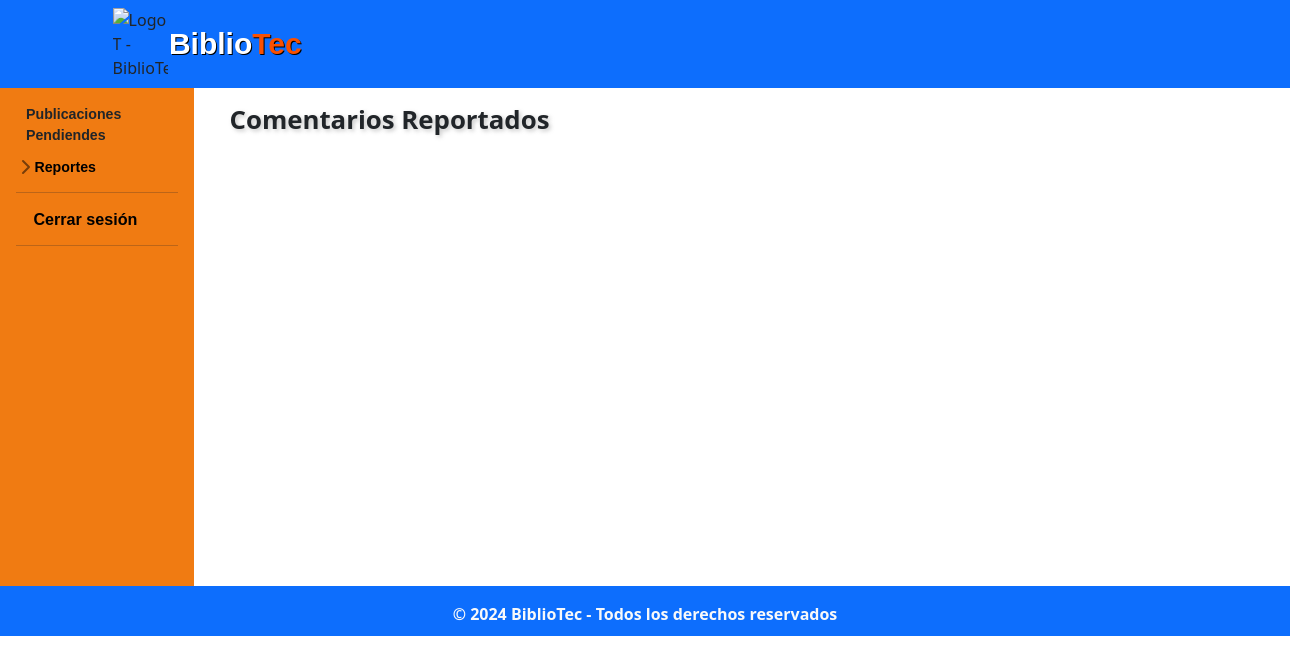
The app's page /administracion/administrador/rep_comentario_pendiente.php, older data.
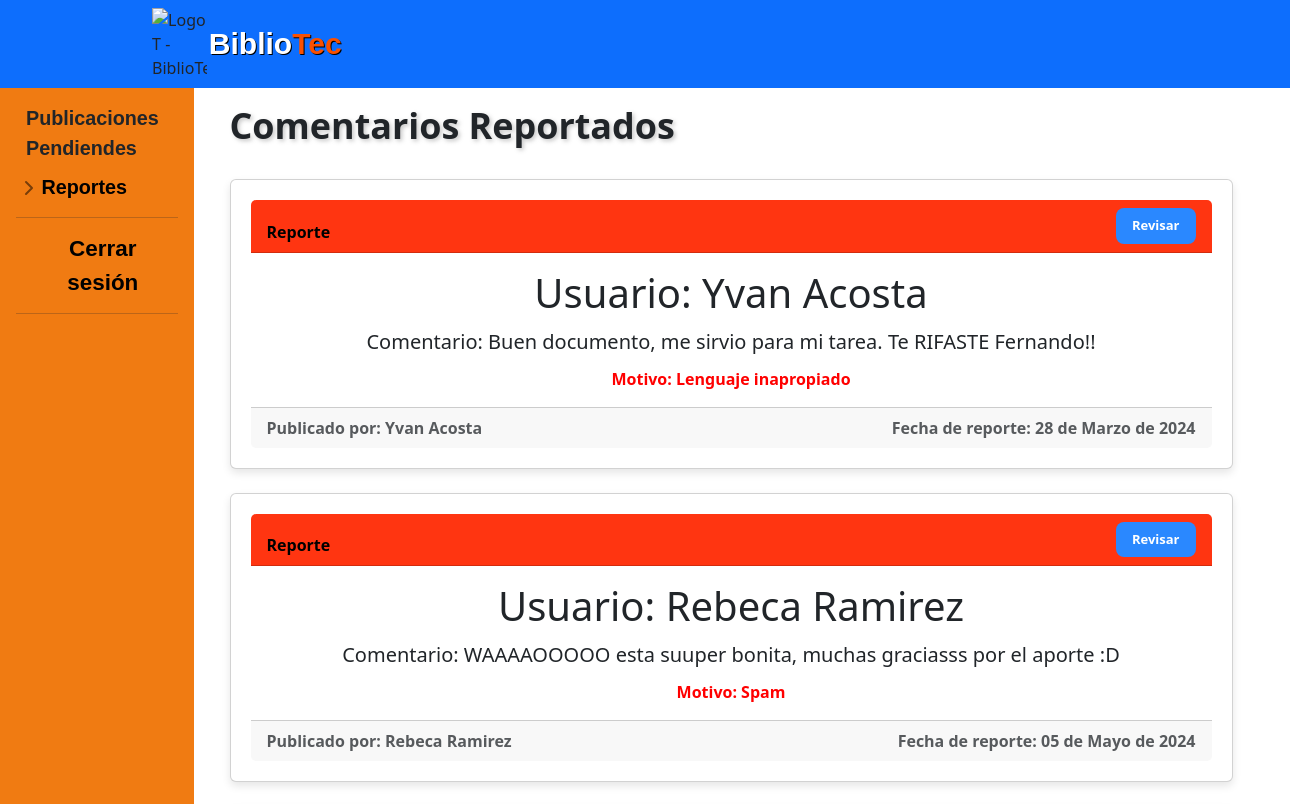
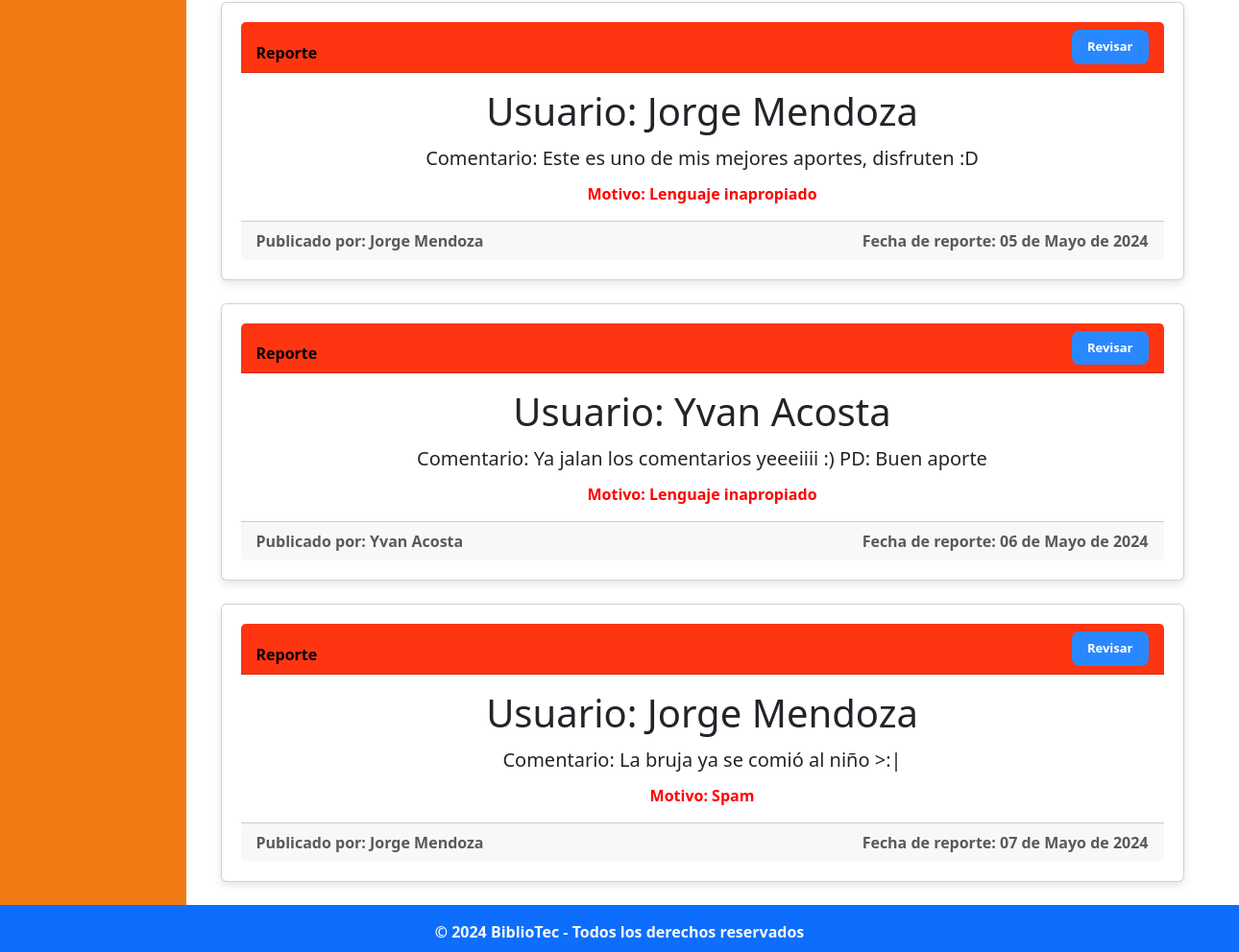
The same page, newer data (2 pictures, top to bottom).
### tables this page shows
CREATE TABLE IF NOT EXISTS `comentario` (
  `idComent` int NOT NULL AUTO_INCREMENT,
  `idPub` int NOT NULL,
  `idUsuario` int NOT NULL,
  `text_Coment` text NOT NULL,
  `fecha_Coment` date NOT NULL,
  PRIMARY KEY (`idComent`),
  KEY `fk_Comentario_Publicacion_idx` (`idPub`),
  KEY `fk_Comentario_Usuario1_idx` (`idUsuario`)
);

CREATE TABLE IF NOT EXISTS `usuario` (
  `idUsuario` int NOT NULL AUTO_INCREMENT,
  `nom_Us` varchar(50) NOT NULL,
  `apell_Us` varchar(50) NOT NULL,
  `carrera_Us` varchar(70) NOT NULL,
  `semestre_Us` varchar(50) NOT NULL,
  `correo_Us` varchar(100) NOT NULL,
  `contra_Us` varchar(60) NOT NULL,
  PRIMARY KEY (`idUsuario`),
  KEY `carrera_Us` (`carrera_Us`)
);

CREATE TABLE IF NOT EXISTS `reportecomentario` (
  `idReporteCom` int NOT NULL AUTO_INCREMENT,
  `idComent` int NOT NULL,
  `fecha_Report` date NOT NULL,
  `motivo_Report` varchar(70) NOT NULL,
  `estado_Report` tinyint NOT NULL,
  PRIMARY KEY (`idReporteCom`),
  KEY `fk_ReporteComentario_Comentario1_idx` (`idComent`)
);

### php/functions.php (called while the page is built, shortened)
<?php
class functions
{
    public static function convertirFecha($fecha)
    {
        $fecha_timestamp = strtotime($fecha);
        $hoy = strtotime('today');
        $ayer = strtotime('yesterday');
        if ($fecha_timestamp >= $hoy) {
            return 'Hoy';
        }
        elseif ($fecha_timestamp >= $ayer) {
            return 'Ayer';
        }
        else {
            $diferencia = floor((time() - $fecha_timestamp) / (60 * 60 * 24));
            if ($diferencia <= 7) {
                return "Hace $diferencia días";
            } else {
                return self::fechaCompleta($fecha);
            }
        }
    }
    private static function fechaCompleta($fecha)
    {
        $fecha = new DateTime($fecha);
        $fecha = $fecha->format('d-m-Y');
        $dateArr = explode("-", $fecha);
        $dateArr[1] = self::mes($dateArr[1]);
        $fechaN = implode(" de ", $dateArr);
        return $fechaN;
    }
    private static function mes($month)
    {
        switch ($month) {
            case '03':
                return 'Marzo';
                break;
            case '05':
                return 'Mayo';
                break;
        }
    }
}

### administracion/administrador/rep_comentario_pendiente.php (the view, shortened to what the changed rows need)
<?php
$link = include('../../php/conexion.php');
include('../../php/functions.php');
$query_rc = "SELECT * FROM 	reportecomentario WHERE estado_Report = 0 ";
$query_c = "SELECT c.*, u.nom_Us, u.apell_Us FROM comentario c
            JOIN usuario u ON c.idUsuario = u.idUsuario
            WHERE c.idComent IN (SELECT distinct idComent FROM reportecomentario WHERE estado_Report = 0 )";
$registros_rc = mysqli_query($link, $query_rc);
$registros_c = mysqli_query($link, $query_c);
?>
<!DOCTYPE html>
<html lang="es">
<head>
  <link rel="stylesheet" href="../../css/normalizar.css">
  <link rel="stylesheet" href="../../css/estilos.css">
  <link rel="stylesheet" href="../../css/hover-min.css">
  <link rel="stylesheet" href="../../css/animate.css">
  <link rel="stylesheet" href="../../css/sidebars.css">
  <link rel="stylesheet" href="https://cdnjs.cloudflare.com/ajax/libs/animate.css/4.1.1/animate.min.css" />
  <link href="https://cdn.jsdelivr.net/npm/bootstrap@5.3.3/dist/css/bootstrap.min.css" rel="stylesheet">
  <link rel="stylesheet" href="https://cdn.jsdelivr.net/npm/bootstrap-icons@1.11.3/font/bootstrap-icons.min.css">
</head>
<body>
  <div class="container-fluid">
    <div class="row" >
      <main role="main" class="col-md-9 ml-sm-auto col-lg-10 px-4">
        <div class="container mt-3">
          <h2 style="user-select: none;font-size: 2vmax;text-shadow: 2px 2px 4px rgba(114, 114, 114, 0.4);
          margin-top: 0.5vmax;"><b>Comentarios Reportados</b></h2>
          <br>
          <?php
          while ($fila = mysqli_fetch_array($registros_rc) and $fila2 = mysqli_fetch_array($registros_c)) {
          ?>
          <div class="publicacion card mb-4">
            <div class="card-header d-flex justify-content-between align-items-end" style="background-color: #FF3511; color: #000000;">
                Reporte
              <div class="col text-end align-items-end mx-auto">
                <a class="col-sm-1.5" style="background-color: #2A88FF; color: #FFFFFF; font-size: small;" name="fade" href="reporte_comentario.php?id=<?php echo $fila['idComent']; ?>"  class="btn btn-primary my-0 ">
                Revisar</a>
              </div>
            </div>
              <div class="card-body">
                <h3 class="card-title display-6"><b>Usuario: <?php echo $fila2['nom_Us']; ?>  <?php echo $fila2['apell_Us'];?></b></h3>
                <p class="card-text lead">Comentario: <?php echo ($fila2['text_Coment']); ?></p>
                <p class="card-text" style="color: red;">Motivo: <?php echo ($fila['motivo_Report']); ?></p>
              </div>
              <div class="card-footer d-flex text-muted justify-content-between align-items-end">
                <span class="card-text comment-date mb-0">Publicado por: <?php echo $fila2['nom_Us'] . " " . $fila2['apell_Us']; ?></span>
                <span class="card-text comment-date mb-0">Fecha de reporte: <?php echo functions::convertirFecha($fila['fecha_Report']); ?></span>
              </div>
          </div>
          <?php
          }
          ?>
        </div>
      </main>
    </div>
  </div>
</body>
</html>

Row changes from the older to the newer data that the page shows:
now on this page (row edited): comentario: idUsuario.nom_Us "Yvan", idUsuario.apell_Us "Acosta", text_Coment "Buen documento, me sirvio para mi tarea. Te RIFASTE Fernando!!"
added reportecomentario: motivo_Report "Lenguaje inapropiado", fecha_Report "28 de Marzo de 2024"
added comentario: idUsuario.nom_Us "Rebeca", idUsuario.apell_Us "Ramirez", text_Coment "WAAAAOOOOO esta suuper bonita, muchas graciasss por el aporte :D"
added reportecomentario: motivo_Report "Spam", fecha_Report "05 de Mayo de 2024"
added comentario: idUsuario.nom_Us "Jorge", idUsuario.apell_Us "Mendoza", text_Coment "Este es uno de mis mejores aportes, disfruten :D"
added reportecomentario: motivo_Report "Lenguaje inapropiado", fecha_Report "05 de Mayo de 2024"
added comentario: idUsuario.nom_Us "Yvan", idUsuario.apell_Us "Acosta", text_Coment "Ya jalan los comentarios yeeeiiii :) PD: Buen aporte"
added reportecomentario: motivo_Report "Lenguaje inapropiado", fecha_Report "06 de Mayo de 2024"
added comentario: idUsuario.nom_Us "Jorge", idUsuario.apell_Us "Mendoza", text_Coment "La bruja ya se comió al niño >:|"
added reportecomentario: motivo_Report "Spam", fecha_Report "07 de Mayo de 2024"
